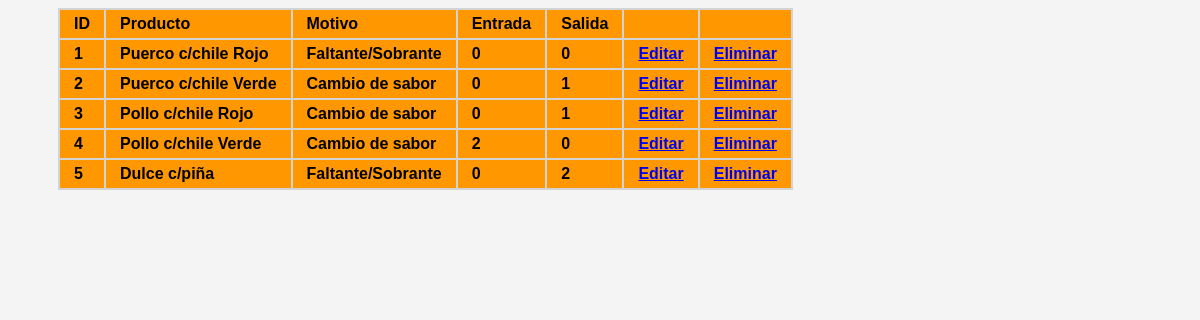
Screenshot of /admin/tablas/tablaCAadm.php with the database file from the repository.
### tables this page shows
CREATE TABLE `ajustes` (
  `id_ajustes` int(11) NOT NULL,
  `Producto` varchar(40) DEFAULT NULL,
  `Motivo_ajuste` varchar(30) DEFAULT NULL,
  `Entrada` int(11) DEFAULT NULL,
  `Salida` int(11) DEFAULT NULL
);

### admin/tablas/tablaCAadm.php (the view, shortened to what this page needs)
<?php
$servername = "127.0.0.1";
$username = "empleado1";
$password = "ChampuRRAD01";
$db_name = "fiesta_mx";
$conn = mysqli_connect($servername, $username, $password, $db_name);
$sql = "select * from ajustes";
$query = mysqli_query($conn,$sql);
?>
<!DOCTYPE html>
<html lang="en">
<head>
    <link href="css/style.css" rel="stylesheet">
    <link href="css/estilosTablas.css" rel="stylesheet">
</head>
<body>
    <section class="tProductos">
        <table class="table">
            <thead class="table-success table-striped" >
                <tr>
                    <th>ID</th>
                    <th>Producto</th>
                    <th>Motivo</th>
                    <th>Entrada</th>
                    <th>Salida</th>
                    <th></th>
                    <th></th>
                </tr>
            </thead>
            <tbody>
                    <?php
                        while($row=mysqli_fetch_array($query)){
                    ?>
                        <tr>
                            <th><?php  echo $row['id_ajustes']?></th>
                            <th><?php  echo $row['Producto']?></th>
                            <th><?php  echo $row['Motivo_ajuste']?></th>
                            <th><?php  echo $row['Entrada']?></th>
                            <th><?php  echo $row['Salida']?></th>
                            <th><a href="../actualizar/actualizarCA.php?id=<?php echo $row['id_ajustes'] ?>" class="btn btn-info">Editar</a></th>
                            <th><a href="../actualizar/borrarCA.php?id=<?php echo $row['id_ajustes'] ?>" class="btn btn-danger">Eliminar</a></th>
                        </tr>
                    <?php
                        }
                    ?>
            </tbody>
        </table>
    </section>
</body>
</html>

### admin/tablas/css/style.css (style rules this page uses)
body { background:#f4f4f4; }

### admin/tablas/css/estilosTablas.css (style rules this page uses)
.tProductos { overflow:scroll; max-height:380px; width:auto; margin-left: 50px; }
.tProductos table { width:auto; background-color:lightgray; font-family: arial, sans-serif; text-align: left; }
th { background-color: #FF9800; padding: 5px 14px; }
tr:nth-child(1) { background-color: white; }
@media screen and (max-width: 1200px) { .tProductos { height:auto; } }

### rows the page displays
ajustes: id_ajustes "1", Producto "Puerco c/chile Rojo", Motivo_ajuste "Faltante/Sobrante", Entrada "0", Salida "0"
ajustes: id_ajustes "2", Producto "Puerco c/chile Verde", Motivo_ajuste "Cambio de sabor", Entrada "0", Salida "1"
ajustes: id_ajustes "3", Producto "Pollo c/chile Rojo", Motivo_ajuste "Cambio de sabor", Entrada "0", Salida "1"
ajustes: id_ajustes "4", Producto "Pollo c/chile Verde", Motivo_ajuste "Cambio de sabor", Entrada "2", Salida "0"
ajustes: id_ajustes "5", Producto "Dulce c/piña", Motivo_ajuste "Faltante/Sobrante", Entrada "0", Salida "2"
